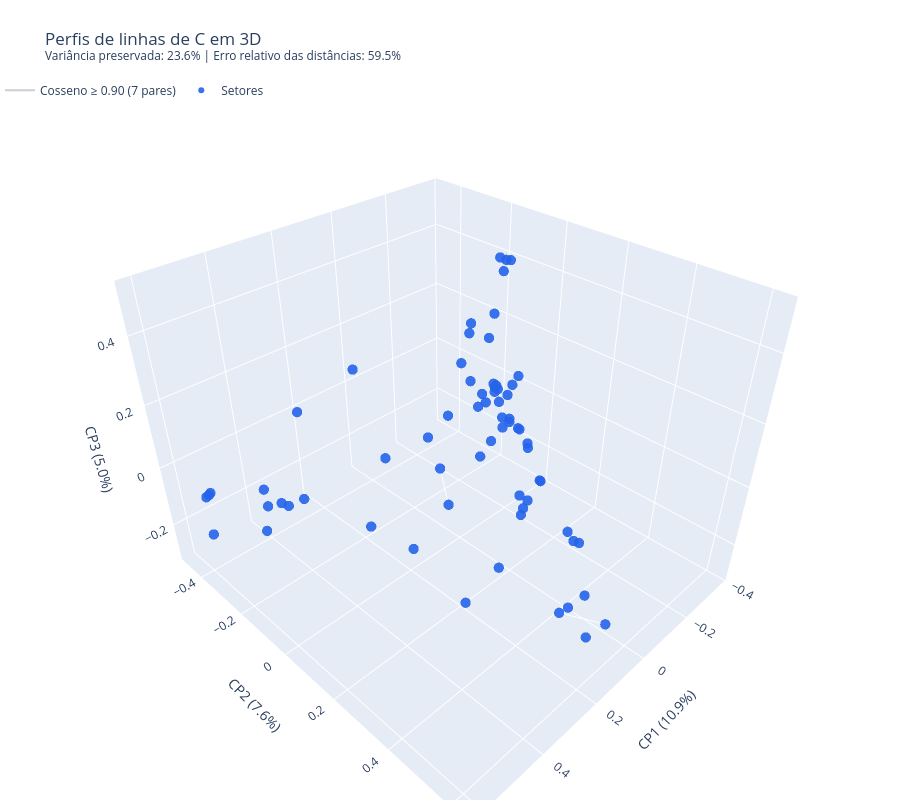
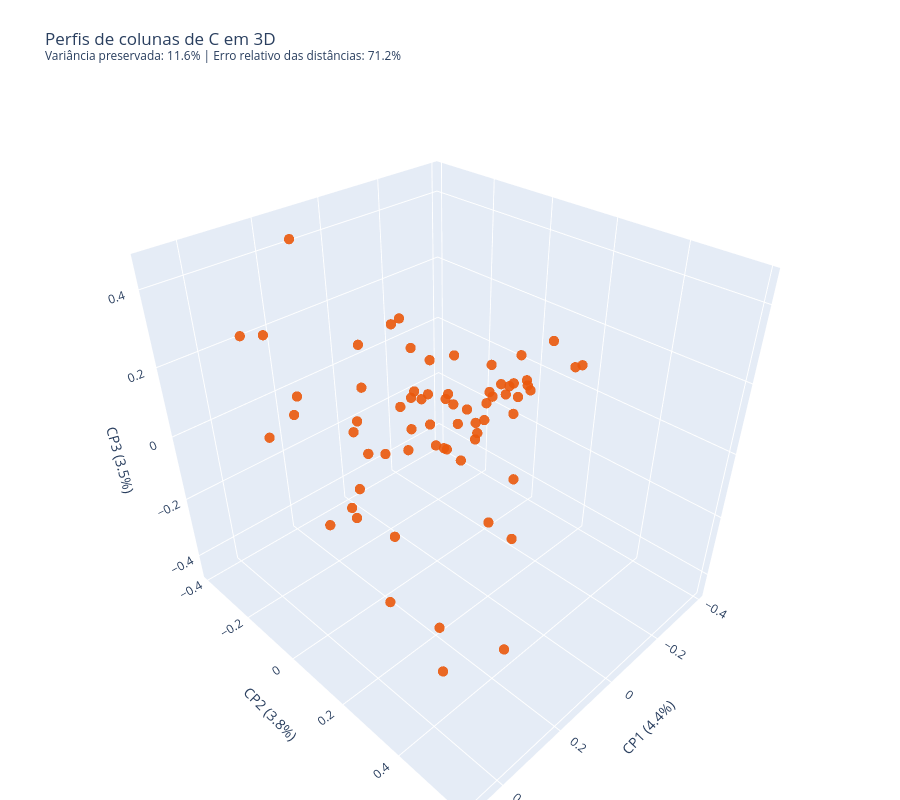

The cell these charts' notebook holds for them, in order:
### Markdown cell above
## 9. Similaridade de cosseno em 3D

Cada ponto é uma atividade. Projetamos separadamente os perfis de **linhas** (emissores, azul) e **colunas** (demanda final, laranja), sempre usando C completa. Os dois espaços têm eixos próprios: suas coordenadas não devem ser comparadas entre figuras.

Normalizamos os perfis pela norma euclidiana. Para perfis unitários $u_i,u_j$, a distância euclidiana é a distância de corda:

$$d_{ij}=\sqrt{2(1-s_{ij})},\qquad s_{ij}=\cos(u_i,u_j).$$

Assim, maior cosseno corresponde a menor distância no espaço original. Centralizamos os perfis unitários e usamos os três primeiros componentes principais (SVD). Isso equivale ao escalonamento multidimensional clássico aplicado à distância de corda; não fazemos PCA sobre C bruta nem tratamos as linhas da matriz de similaridade como novos perfis.

**Limite da figura:** três dimensões aproximam 67 dimensões; pontos próximos na projeção podem estar mais distantes no espaço original. Informamos a fração da variância preservada e o erro relativo das distâncias (raiz da soma dos erros quadráticos dividida pela soma dos quadrados das distâncias originais). Os eixos são componentes estatísticos, sem interpretação econômica direta.

Os pontos têm tamanho uniforme para destacar os perfis. As linhas cinzas ligam pares com cosseno original ≥ `limiar_cosseno_3d`, sem autoarestas; representam similaridade, não fluxos de C. O painel permite ocultar as ligações pela legenda. O hover de cada ponto informa o setor mais semelhante e seu cosseno original. Perfis nulos, sem cosseno definido, são excluídos e listados. Gire a figura arrastando; use a roda do mouse para zoom.

### Code cell
import plotly.graph_objects as go
from scipy.spatial.distance import pdist, squareform

limiar_cosseno_3d = 0.90
assert 0 <= limiar_cosseno_3d <= 1
figuras_3d = {}
projecoes_3d = {}
diagnosticos_3d = []

for tipo, perfis, similaridade, cor in [
    ("linhas", C.to_numpy(), similaridade_linhas, "#2563eb"),
    ("colunas", C.to_numpy().T, similaridade_colunas, "#ea580c"),
]:
    normas = np.linalg.norm(perfis, axis=1)
    validos = normas > 0
    codigos = similaridade.index[validos]
    print(f"Perfis nulos excluídos ({tipo}):", similaridade.index[~validos].tolist())
    if len(codigos) < 4:
        raise ValueError("A projeção 3D requer ao menos quatro perfis não nulos.")
    unitarios = perfis[validos] / normas[validos, None]
    S = similaridade.loc[codigos, codigos].to_numpy()
    np.testing.assert_allclose(unitarios @ unitarios.T, S, atol=1e-12)
    centralizados = unitarios - unitarios.mean(axis=0)
    U, singulares, Vt = np.linalg.svd(centralizados, full_matrices=False)
    coordenadas = U[:, :3] * singulares[:3]
    # Fixa sinais para tornar a orientação dos eixos reproduzível.
    for eixo in range(3):
        maior_carga = np.argmax(np.abs(Vt[eixo]))
        if Vt[eixo, maior_carga] < 0:
            coordenadas[:, eixo] *= -1
    variancia_total = np.sum(singulares**2)
    fracoes = singulares[:3]**2 / variancia_total if variancia_total > 0 else np.zeros(3)
    d_original = pdist(unitarios)
    d_projetada = pdist(coordenadas)
    np.testing.assert_allclose(squareform(d_original)**2, 2*(1-S), atol=1e-12)
    # Projeção ortogonal não aumenta a distância entre os perfis.
    assert (d_projetada <= d_original + 1e-10).all()
    denominador = np.sum(d_original**2)
    erro = np.sqrt(np.sum((d_original-d_projetada)**2)/denominador) if denominador > 0 else 0.0

    projecao = pd.DataFrame(coordenadas, index=codigos, columns=["componente_1", "componente_2", "componente_3"])
    projecao.index.name = "atividade"
    projecao.insert(0, "descricao", nomes.loc[codigos])
    projecoes_3d[tipo] = projecao
    detalhes = []
    for i, codigo in enumerate(codigos):
        outros = S[i].copy()
        outros[i] = -np.inf
        vizinho = np.argmax(outros)
        detalhes.append([codigo, nomes[codigo], codigos[vizinho], nomes[codigos[vizinho]], float(S[i, vizinho])])

    pares = np.argwhere(np.triu(S >= limiar_cosseno_3d, k=1))
    x_arestas, y_arestas, z_arestas = [], [], []
    for i, j in pares:
        x_arestas.extend([coordenadas[i, 0], coordenadas[j, 0], None])
        y_arestas.extend([coordenadas[i, 1], coordenadas[j, 1], None])
        z_arestas.extend([coordenadas[i, 2], coordenadas[j, 2], None])
    fig = go.Figure()
    fig.add_trace(go.Scatter3d(
        x=x_arestas, y=y_arestas, z=z_arestas, mode="lines",
        line=dict(color="rgba(100,116,139,0.35)", width=2), hoverinfo="skip",
        name=f"Cosseno ≥ {limiar_cosseno_3d:.2f} ({len(pares)} pares)",
    ))
    fig.add_trace(go.Scatter3d(
        x=coordenadas[:, 0], y=coordenadas[:, 1], z=coordenadas[:, 2],
        mode="markers", marker=dict(size=6, color=cor, opacity=0.9),
        customdata=detalhes, name="Setores",
        hovertemplate="%{customdata[0]} — %{customdata[1]}"
                      "<br>Mais semelhante: %{customdata[2]} — %{customdata[3]}"
                      "<br>Cosseno original: %{customdata[4]:.4f}<extra></extra>",
    ))
    fig.update_layout(
        title=f"Perfis de {tipo} de C em 3D<br><sup>Variância preservada: {fracoes.sum():.1%} | Erro relativo das distâncias: {erro:.1%}</sup>",
        height=800, margin=dict(l=0, r=0, b=0, t=90),
        scene=dict(aspectmode="data", xaxis_title=f"CP1 ({fracoes[0]:.1%})",
                   yaxis_title=f"CP2 ({fracoes[1]:.1%})", zaxis_title=f"CP3 ({fracoes[2]:.1%})"),
        legend=dict(orientation="h", y=1.02),
    )
    figuras_3d[tipo] = fig
    diagnosticos_3d.append({"perfil": tipo, "setores": len(codigos),
                            "variancia_preservada": fracoes.sum(),
                            "erro_relativo_distancias": erro,
                            "limiar_cosseno": limiar_cosseno_3d, "pares_exibidos": len(pares)})
    fig.show()

diagnosticos_3d = pd.DataFrame(diagnosticos_3d)
display(diagnosticos_3d)

### Figure 1 — Plotly figure (JSON) as saved in the notebook; plotly's stock layout.template omitted (floating-point values rounded to 4 significant figures; data arrays with more than 128 entries replaced by an {"elided": "..."} marker saying what was removed)
{"data": [{"hoverinfo": "skip", "line": {"color": "rgba(100,116,139,0.35)", "width": 2}, "mode": "lines", "name": "Cosseno ≥ 0.90 (7 pares)", "x": [0.5847, 0.5523, null, 0.5847, 0.5304, null, 0.08558, 0.06595, null, 0.154, 0.248, null, 0.5523, 0.5304, null, -0.0553, 0.08704, null, 0.1859, 0.248, null], "y": [-0.3865, -0.4374, null, -0.3865, -0.4719, null, 0.1081, 0.09502, null, 0.6256, 0.5581, null, -0.4374, -0.4719, null, -0.1396, 0.03923, null, 0.5385, 0.5581, null], "z": [-0.06406, -0.1035, null, -0.06406, -0.128, null, 0.4301, 0.4444, null, -0.1146, -0.05674, null, -0.1035, -0.128, null, -0.1754, -0.1318, null, -0.09972, -0.05674, null], "type": "scatter3d"}, {"customdata": {"elided": "67x5 mixed values"}, "hovertemplate": "%{customdata[0]} — %{customdata[1]}<br>Mais semelhante: %{customdata[2]} — %{customdata[3]}<br>Cosseno original: %{customdata[4]:.4f}<extra></extra>", "marker": {"color": "#2563eb", "opacity": 0.9, "size": 6}, "mode": "markers", "name": "Setores", "x": [-0.1415, -0.2545, -0.2217, 0.5847, 0.08558, 0.4396, 0.4124, -0.2624, -0.1465, -0.193, -0.2937, -0.3634, -0.3001, -0.3717, -0.3488, 0.4355, 0.1271, 0.154, 0.06595, -0.1448, 0.342, 0.4635, -0.2554, -0.3122, 0.4838, 0.5523, 0.6109, 0.5106, 0.4477, -0.2599, 0.06643, -0.09312, -0.0553, 0.08704, -0.2749, -0.1948, 0.3816, -0.08315, -0.1422, 0.5304, 0.1072, 0.05228, 0.2342, -0.0643, 0.09281, -0.07157, -0.3, -0.2928, 0.1859, -0.2182, -0.2209, -0.1487, -0.2971, 0.3253, 0.3111, 0.248, 0.3912, 0.004896, 0.1173, -0.2098, -0.3303, -0.3264, -0.3109, -0.3265, -0.3246, -0.3222, -0.3739], "y": [-0.003538, -0.08089, -0.1762, -0.3865, 0.1081, -0.3246, -0.2604, -0.07193, -0.02134, -0.03481, -0.07142, -0.1971, -0.1989, -0.1971, -0.1902, -0.2567, 0.1911, 0.6256, 0.09502, -0.03661, -0.01796, -0.08274, -0.1125, -0.1045, -0.06751, -0.4374, -0.3325, -0.2248, -0.319, -0.07409, -0.2495, -0.2316, -0.1396, 0.03923, -0.192, -0.2458, 0.06074, 0.03841, 0.1359, -0.4719, 0.4799, 0.1367, 0.2268, 0.1838, 0.2956, 0.1713, -0.05498, 0.004225, 0.5385, 0.1167, 0.1172, 0.2831, -0.1092, 0.4375, 0.1384, 0.5581, 0.3995, 0.4642, 0.5548, 0.2847, -0.0639, -0.06722, -0.09116, -0.1504, -0.1027, -0.02191, -0.2119], "z": [0.5191, 0.4554, 0.04693, -0.06406, 0.4301, -0.1437, -0.121, 0.4551, 0.3537, 0.4562, 0.04808, -0.03836, -0.04289, -0.05543, -0.03491, -0.09548, 0.1337, -0.1146, 0.4444, 0.2759, 0.3847, 0.2936, 0.05077, -0.01018, 0.05426, -0.1035, -0.1468, -0.1298, -0.07669, -0.0919, -0.1305, -0.1241, -0.1754, -0.1318, -0.07624, -0.09795, -0.01939, 0.0006383, -0.1921, -0.128, 0.0236, 0.2344, 0.4572, -0.1483, 0.04949, -0.1843, 0.08281, -0.1458, -0.09972, -0.1703, -0.1739, -0.2262, -0.08859, 0.05468, -0.08978, -0.05674, -0.03537, -0.242, -0.2433, -0.3059, -0.1273, -0.1231, -0.1037, -0.06251, -0.1033, -0.1566, -0.07291], "type": "scatter3d"}], "layout": {"margin": {"l": 0, "r": 0, "b": 0, "t": 90}, "scene": {"aspectmode": "data", "xaxis": {"title": {"text": "CP1 (10.9%)"}}, "yaxis": {"title": {"text": "CP2 (7.6%)"}}, "zaxis": {"title": {"text": "CP3 (5.0%)"}}}, "legend": {"orientation": "h", "y": 1.02}, "title": {"text": "Perfis de linhas de C em 3D<br><sup>Variância preservada: 23.6% | Erro relativo das distâncias: 59.5%</sup>"}, "height": 800}}

### Figure 2 — Plotly figure (JSON) as saved in the notebook; plotly's stock layout.template omitted (floating-point values rounded to 4 significant figures; data arrays with more than 128 entries replaced by an {"elided": "..."} marker saying what was removed)
{"data": [{"hoverinfo": "skip", "line": {"color": "rgba(100,116,139,0.35)", "width": 2}, "mode": "lines", "name": "Cosseno ≥ 0.90 (0 pares)", "x": [], "y": [], "z": [], "type": "scatter3d"}, {"customdata": {"elided": "67x5 mixed values"}, "hovertemplate": "%{customdata[0]} — %{customdata[1]}<br>Mais semelhante: %{customdata[2]} — %{customdata[3]}<br>Cosseno original: %{customdata[4]:.4f}<extra></extra>", "marker": {"color": "#ea580c", "opacity": 0.9, "size": 6}, "mode": "markers", "name": "Setores", "x": [0.06047, -0.0687, -0.2545, -0.002599, 0.4842, 0.437, -0.01555, -0.2325, -0.1154, -0.1629, -0.3916, -0.1084, -0.1291, -0.1794, -0.1467, -0.04423, 0.09073, -0.2068, 0.2505, 0.04049, 0.07747, 0.09597, -0.09038, -0.1557, 0.0872, 0.1026, 0.3543, 0.2673, 0.1355, -0.1959, -0.005051, 0.04376, 0.4466, 0.2836, -0.03646, -0.1043, 0.09614, 0.169, 0.1762, -0.04316, 0.2345, 0.3843, -0.03877, 0.1406, 0.1759, -0.2029, -0.3091, -0.2294, -0.2641, -0.04136, -0.1452, -0.0597, -0.2365, -0.0229, -0.05693, -0.2313, 0.3841, 0.04161, -0.1339, 0.0401, -0.001354, 0.03635, 0.1813, -0.00891, -0.2581, -0.08962, -0.2984], "y": [-0.2849, -0.1863, -0.03409, -0.09577, 0.5173, 0.117, -0.0432, -0.04307, 0.09003, -0.06658, 0.05989, -0.06851, -0.157, -0.06045, -0.06362, -0.1405, -0.09826, 0.05507, 0.2664, -0.1357, -0.282, -0.2131, -0.0615, 0.03284, -0.1753, -0.1937, -0.288, -0.3298, -0.1236, 0.07552, -0.0838, -0.003709, -0.06649, -0.1876, 0.0001691, -0.05906, -0.02467, -0.3884, -0.3055, 0.02105, -0.03912, 0.245, 0.2365, 0.3894, 0.1835, 0.004698, 0.0169, 0.1197, 0.2503, 0.2232, 0.1484, 0.129, 0.05561, 0.1183, 0.08739, 0.2531, 0.5865, -0.1101, 0.1008, -0.08101, -0.01975, 0.1801, -0.06676, -0.09667, 0.08258, -0.02244, 0.05371], "z": [-0.4527, -0.2161, -0.04917, -0.06778, -0.1158, -0.009308, 0.05957, -0.1217, -0.3505, -0.2398, 0.1096, -0.1739, -0.1418, -0.0698, -0.1039, -0.007083, -0.1033, 0.01823, -0.3632, -0.4476, -0.4018, -0.2821, -0.1572, 0.003398, -0.1441, -0.03917, 0.2742, 0.2283, 0.11, 0.05712, 0.05495, 0.08861, 0.1392, 0.1212, 0.05533, 0.01426, 0.08024, -0.0784, 0.4563, 0.04539, 0.06467, -0.1929, -0.07597, -0.06454, 0.1081, 0.08949, 0.08127, 0.04921, 0.1635, 0.1107, 0.07885, 0.1224, 0.04004, -0.005564, 0.01347, 0.1725, -0.0768, 0.256, 0.1007, 0.2818, 0.1749, 0.07245, 0.2698, 0.176, 0.05185, 0.1521, 0.006024], "type": "scatter3d"}], "layout": {"margin": {"l": 0, "r": 0, "b": 0, "t": 90}, "scene": {"aspectmode": "data", "xaxis": {"title": {"text": "CP1 (4.4%)"}}, "yaxis": {"title": {"text": "CP2 (3.8%)"}}, "zaxis": {"title": {"text": "CP3 (3.5%)"}}}, "legend": {"orientation": "h", "y": 1.02}, "title": {"text": "Perfis de colunas de C em 3D<br><sup>Variância preservada: 11.6% | Erro relativo das distâncias: 71.2%</sup>"}, "height": 800}}
